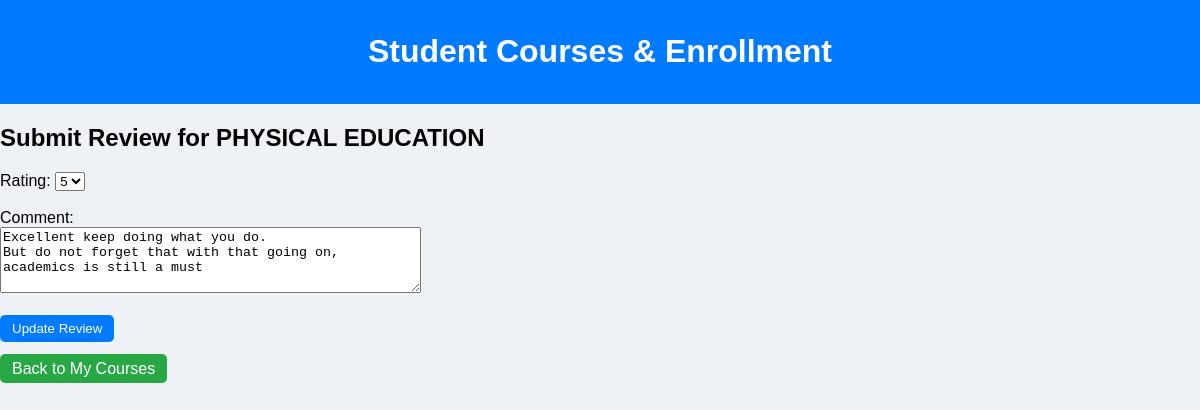
Page /reports/reports/courses/1/review/ (signed in) on the committed database.
### reports/models.py (models this page shows, shortened)
class Course(models.Model):
    name = models.CharField(max_length=200)
    code = models.CharField(max_length=200)
    credit_units = models.IntegerField()
    lecturer = models.CharField(max_length=200)
    students = models.ManyToManyField(Student, related_name='courses', blank=True)

class CourseReview (models.Model):
    course = models.ForeignKey(Course, on_delete=models.CASCADE, related_name='reviews')
    student = models.ForeignKey(Student, on_delete=models.CASCADE)
    rating = models.IntegerField(choices=[(i, str(i)) for i in range(1, 6)])
    comment = models.TextField(blank=True)

### reports/views.py (the view, shortened to what this page needs)
# urls.py: path('reports/courses/<int:course_id>/review/', views.submit_review, name='submit_review'),
@login_required
@user_passes_test(student_required)
def submit_review(request, course_id):
    student = Student.objects.get(email=request.user.email)
    course = get_object_or_404(Course, id=course_id)
    rating_choices = [1, 2, 3, 4, 5]
    review = CourseReview.objects.filter(student=student, course=course).first()
    context = {
        'course': course,
        'review': review,
        'rating_choices': rating_choices,
        'student': student,
    }
    return render(request, 'reports/submit_review.html', context)

### reports/templates/reports/submit_review.html (shortened to what this page needs)
{% extends 'reports/base.html' %}
{% block content %}
<h2>Submit Review for {{ course.name }}</h2>
<form method="post">
    <label>Rating:</label>
    <select name="rating" required>
        {% for i in rating_choices %}
            <option value="{{ i }}" {% if review and review.rating == i %}selected{% endif %}>
                {{ i }}
            </option>
        {% endfor %}
    </select><br><br>
    <label>Comment:</label><br>
    <textarea name="comment" rows="4" cols="50">{% if review %}{{ review.comment }}{% endif %}</textarea><br><br>
    <button type="submit" style="padding: 6px 12px; background:#007bff; color:white; border:none; border-radius:5px;">
        {% if review %}Update Review{% else %}Submit Review{% endif %}
    </button>
</form>
<br>
<a href="{% url 'student_detail' student.id %}"
   style="color: white; background: #28a745; padding: 6px 12px; border-radius: 5px; text-decoration: none;">
   Back to My Courses
</a>
{% endblock %}

### reports/templates/reports/base.html (style rules this page uses)
body { font-family: Arial, sans-serif; background-color: #eef1f5; margin: 0; padding: 0; }

### rows in the picture
Course: name "PHYSICAL EDUCATION"
CourseReview: rating "5", comment "Excellent keep doing what you do. But do not forget that with that going on, academics is still a must"
